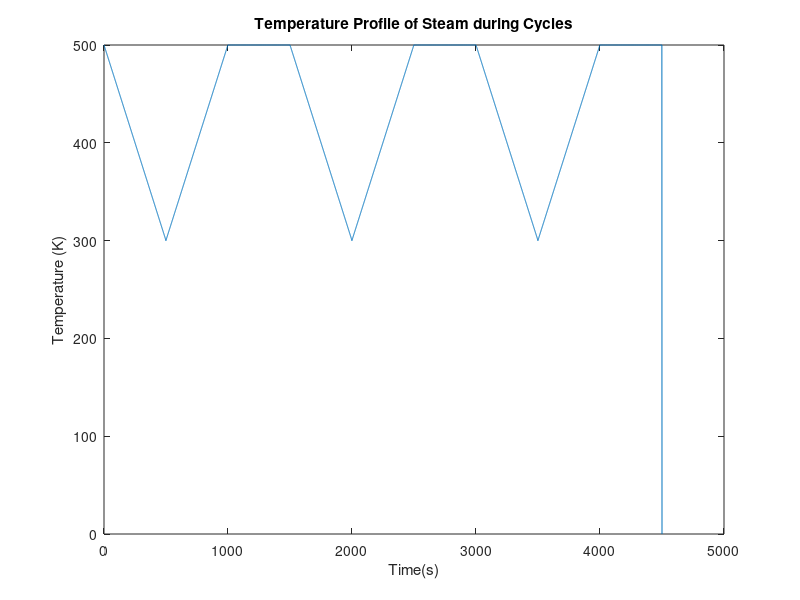

Recreate this plot in MATLAB.
% Sample Input Wall Temperatures for PCM Model 
% Will be used for testing purposes only

time_charge = 500; % [s]
time_store = 500;
time_discharge = 500;
time_onecyc = time_charge+time_store+time_discharge;
num_cycle = 3;

time_tot = (time_charge + time_store + time_discharge)*num_cycle;

temp_i = 300; % [K]
temp_max = 500; 
temp_min = temp_i;


temp = zeros(time_tot+1,1);
time = [0:time_tot]';


i = 1; 

charging_first = 0; % 1 = charging first, 0 = discharging first

if charging_first == 1
    while i <= num_cycle
                
        start = time_onecyc*(i-1) + 1;
        
        for c = start:(time_charge+(time_onecyc*(i-1)))
            temp(c,1) = temp_min + (c-start)*((temp_max-temp_min)/time_charge);
        end
        
        for s = c:(c+time_store)
            temp(s,1) = temp_max;
        end
        
        for d = s:(s+time_discharge)
            temp(d,1) = temp_max - (d-s)*((temp_max-temp_min)/time_discharge);
        end
        
        i = i+1;
    end
else
    while i <= num_cycle
               
        start = time_onecyc*(i-1) + 1;
        
        for d = start:(time_discharge+(time_onecyc*(i-1)))
            temp(d,1) = temp_max - (d-start)*((temp_max-temp_min)/time_discharge);
        end
        
        for c = d:(d+time_charge)
            temp(c,1) = temp_min + (c-d)*((temp_max-temp_min)/time_charge);
        end
        
        for s = c:(c+time_store)
            temp(s,1) = temp_max;
        end
        
        i = i+1;
        
    end
end


figure(1)
plot(time,temp);
title('Temperature Profile of Steam during Cycles');
xlabel('Time(s)');
ylabel('Temperature (K)');